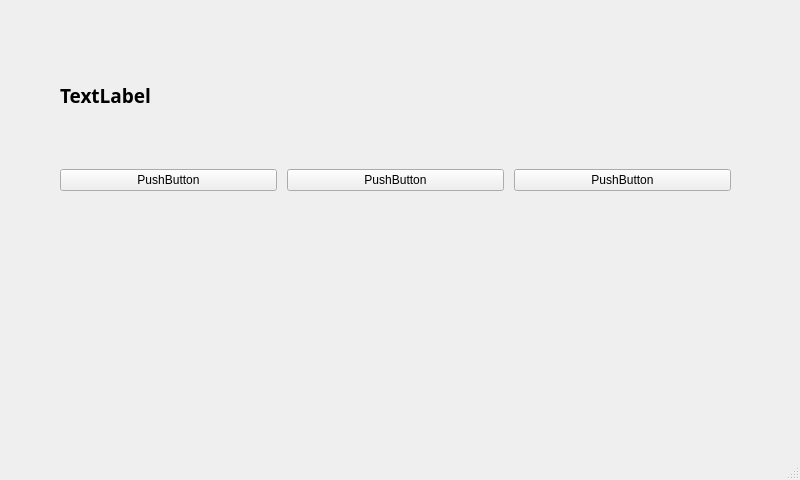
<?xml version="1.0" encoding="UTF-8"?>
<ui version="4.0">
 <class>MainWindow</class>
 <widget class="QMainWindow" name="MainWindow">
  <property name="geometry">
   <rect>
    <x>0</x>
    <y>0</y>
    <width>800</width>
    <height>480</height>
   </rect>
  </property>
  <property name="windowTitle">
   <string>MainWindow</string>
  </property>
  <widget class="QWidget" name="centralwidget">
   <widget class="QWidget" name="horizontalLayoutWidget">
    <property name="geometry">
     <rect>
      <x>60</x>
      <y>160</y>
      <width>671</width>
      <height>41</height>
     </rect>
    </property>
    <layout class="QHBoxLayout" name="horizontalLayout">
     <property name="spacing">
      <number>10</number>
     </property>
     <item>
      <widget class="QPushButton" name="pushButton_2">
       <property name="text">
        <string>PushButton</string>
       </property>
      </widget>
     </item>
     <item>
      <widget class="QPushButton" name="pushButton">
       <property name="text">
        <string>PushButton</string>
       </property>
      </widget>
     </item>
     <item>
      <widget class="QPushButton" name="pushButton_3">
       <property name="text">
        <string>PushButton</string>
       </property>
      </widget>
     </item>
    </layout>
   </widget>
   <widget class="QLabel" name="label">
    <property name="geometry">
     <rect>
      <x>60</x>
      <y>70</y>
      <width>671</width>
      <height>51</height>
     </rect>
    </property>
    <property name="font">
     <font>
      <family>맑은 고딕</family>
      <pointsize>14</pointsize>
      <weight>75</weight>
      <bold>true</bold>
     </font>
    </property>
    <property name="text">
     <string>TextLabel</string>
    </property>
   </widget>
  </widget>
  <widget class="QMenuBar" name="menubar">
   <property name="geometry">
    <rect>
     <x>0</x>
     <y>0</y>
     <width>800</width>
     <height>26</height>
    </rect>
   </property>
  </widget>
  <widget class="QStatusBar" name="statusbar"/>
 </widget>
 <resources/>
 <connections>
  <connection>
   <sender>pushButton_2</sender>
   <signal>clicked()</signal>
   <receiver>MainWindow</receiver>
   <slot>firstClick()</slot>
   <hints>
    <hint type="sourcelabel">
     <x>177</x>
     <y>209</y>
    </hint>
    <hint type="destinationlabel">
     <x>185</x>
     <y>228</y>
    </hint>
   </hints>
  </connection>
  <connection>
   <sender>pushButton</sender>
   <signal>clicked()</signal>
   <receiver>MainWindow</receiver>
   <slot>secondClick()</slot>
   <hints>
    <hint type="sourcelabel">
     <x>395</x>
     <y>211</y>
    </hint>
    <hint type="destinationlabel">
     <x>404</x>
     <y>227</y>
    </hint>
   </hints>
  </connection>
  <connection>
   <sender>pushButton_3</sender>
   <signal>clicked()</signal>
   <receiver>MainWindow</receiver>
   <slot>thirdClick()</slot>
   <hints>
    <hint type="sourcelabel">
     <x>617</x>
     <y>210</y>
    </hint>
    <hint type="destinationlabel">
     <x>626</x>
     <y>228</y>
    </hint>
   </hints>
  </connection>
 </connections>
 <slots>
  <slot>firstClick()</slot>
  <slot>secondClick()</slot>
  <slot>thirdClick()</slot>
 </slots>
</ui>
